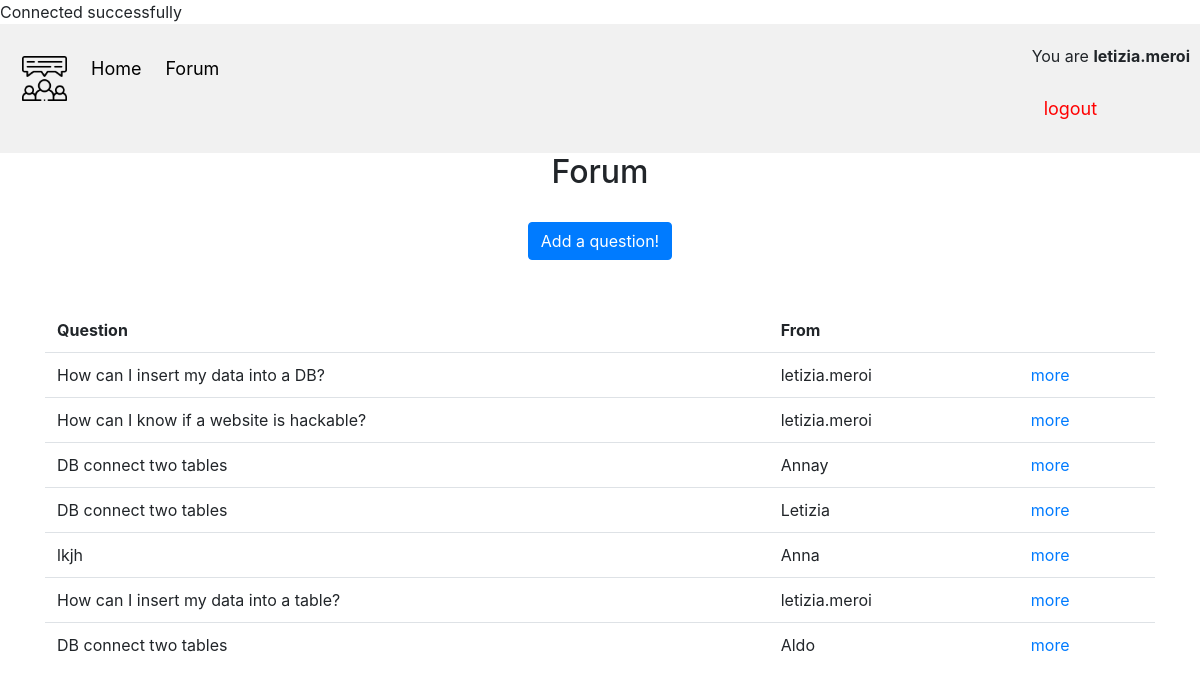
/SystemSecurity_Securewebapp/forum.php (signed in), run on the app's committed database.
### tables this page shows
CREATE TABLE `question` (
  `number` double NOT NULL,
  `titleQ` text NOT NULL,
  `bodyQ` text NOT NULL,
  `username` varchar(50) NOT NULL
);

### SystemSecurity_Securewebapp/forum.php (the view, shortened to what this page needs)
<?php
	include('server.php');
?>
<!DOCTYPE html>
<html>
	<head>
		<link rel="stylesheet" type="text/css" href="style.css">
		<link rel="stylesheet" href="https://stackpath.bootstrapcdn.com/bootstrap/4.4.1/css/bootstrap.min.css">
	</head>
	<body>
	<div class="header">
		<a href="index.php" class="logo"><img src="chat.png" style="width: 45px"></a>
		<a href="index.php" class="home">Home</a>
		<a href="forum.php" class="forum">Forum</a>
		<div class="header-right">
			<?php  if (isset($_SESSION['username'])) : ?>
				<p>You are <strong><?php echo $_SESSION['username']; ?></strong></p>
				<p> <a href="index.php?logout='1'" style="color: red;">logout</a> </p>
				<?php else: ?>
					<a class="active" href="login.php">LOGIN</a>
					<a href="register.php">SIGN IN</a>
			<?php endif ?>
		</div>
	</div>
	<div style=" text-align: center;" class="content">
		<h2>Forum</h2>
		<br><br>
		<div class = "content" style="text-align: center; margin-top: -25px;">
			<?php
				if (isset($_SESSION["username"])){
					echo "<a href = 'question.php'> <button class='btn btn-primary' name='submit'> Add a question! </button> </a>";
				}
				else {
					echo "<h5>You need to <a href = 'login.php'>login</a> to ask a question!</h5>";
				}
			?>
		</div>
		<?php
			$sql = "SELECT * FROM question";
			$result = $conn->query($sql);
    	?>
	<div class="contentt">
	<br>  <br>
	<div class="container">
		<table class="table" style="margin: auto; border-top:none;" >
		<thead>
			<tr>
			<th scope="col"  style="border:none;">Question</th>
			<th scope="col"  style="border:none;">From</th>
			</tr>
		</thead>
		<tbody>
		<?php
			if($result->num_rows > 0) {
				while ($row = $result-> fetch_assoc()){
					echo " <tr>
						<td>" .$row["titleQ"]."</td>
						<td>" .$row["username"]."</td>
						<td> <a href='selection.php?number=".$row["number"]."'> more </a> </td>
					</tr>";
				}
			}
			else {
				echo "No Results";
			}
			?>
	</tbody>
		</table>
	</div>
		</div>
	</body>
</html>

### SystemSecurity_Securewebapp/style.css (style rules this page uses)
body { font-size: 120%; background: #F8F8FF; text-align: center; }
.header { overflow: hidden; background-color: #f1f1f1; padding: 20px 10px; }
.header a { float: left; color: black; text-align: center; padding: 12px; text-decoration: none; font-size: 18px; line-height: 25px; border-radius: 4px; }
.header a.logo { font-size: 25px; font-weight: bold; }
.header-right { float: right; }
.btn { padding: 10px; font-size: 15px; color: white; background: #5F9EA0; border: none; border-radius: 5px; }

### data on the page
question: titleQ "How can I insert my data into a DB?", username "letizia.meroi"
question: titleQ "How can I know if a website is hackable?", username "letizia.meroi"
question: titleQ "DB connect two tables", username "Annay"
question: titleQ "DB connect two tables", username "Letizia"
question: titleQ "lkjh", username "Anna"
question: titleQ "How can I insert my data into a table?", username "letizia.meroi"
question: titleQ "DB connect two tables", username "Aldo"

### other printed values
$_SESSION['username'] "letizia.meroi"
